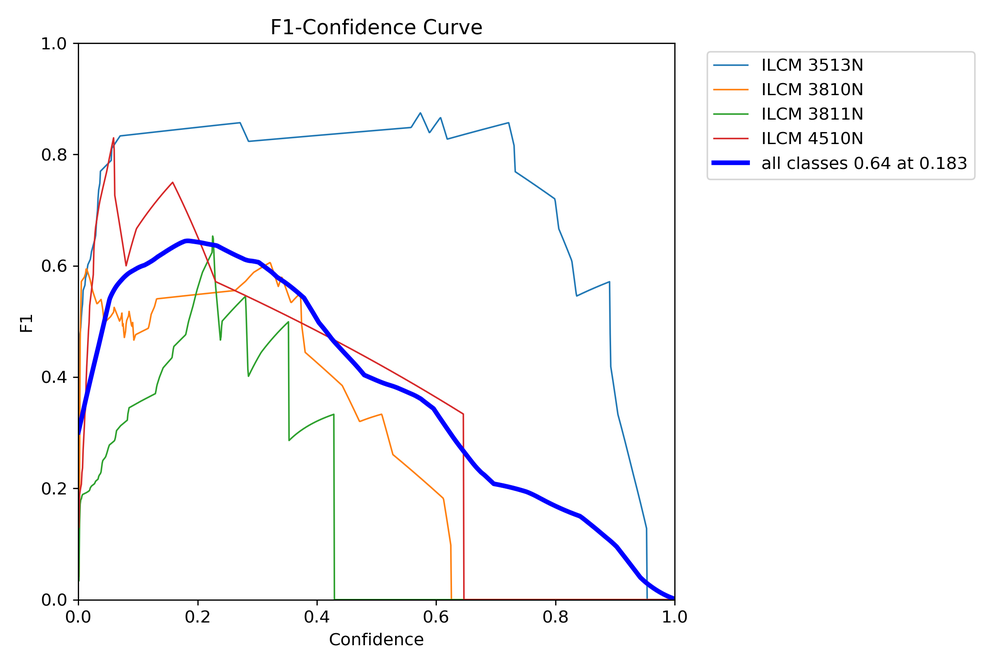
#> input picture implantdetect-training/models/checkpoints/train/F1_curve.png, 1000 x 667 px, shrunk from 2250 x 1500 before the run
$ python -i clahe.py   (imports and definitions only)
#> lines starting #> are read from the running program, lines starting #| are printed output that depends on the picture
#> further down, picture is the input picture: shape (667, 1000, 3); mean B, G, R 250, 248.8, 249.1
import cv2
import os
import glob
import shutil
import numpy as np
from tqdm import tqdm

# ================= CONFIGURAÇÕES =================
# Nome da pasta de entrada (resultado do script de estratificação)
INPUT_DATASET = 'dataset_rotulado_stratified'

# Nome da pasta de saída (onde ficarão as imagens com CLAHE)
OUTPUT_DATASET = 'dataset_rotulado_stratified_clahe'

# Parâmetros do CLAHE
CLIP_LIMIT = 2.0
TILE_GRID_SIZE = (8, 8)

# Caminhos Base
BASE_DIR = os.path.dirname(os.path.dirname(os.path.dirname(os.path.abspath(__file__))))
SRC_DIR = os.path.join(BASE_DIR, 'data', 'processed', INPUT_DATASET)
DEST_DIR = os.path.join(BASE_DIR, 'data', 'processed', OUTPUT_DATASET)

def apply_clahe(image):
    """
    Aplica CLAHE em imagens coloridas (LAB) ou em tons de cinza.
    """
    # Se a imagem for carregada como None (erro de leitura)
    if image is None:
        return None

    # Verifica se é escala de cinza ou colorida
    if len(image.shape) == 2:  # Grayscale
        clahe = cv2.createCLAHE(clipLimit=CLIP_LIMIT, tileGridSize=TILE_GRID_SIZE)
        return clahe.apply(image)

    else:  # Colorida (BGR)
        # Converter para LAB (Luminosidade, A, B)
        lab = cv2.cvtColor(image, cv2.COLOR_BGR2LAB)
#> lab: shape (667, 1000, 3); mean of channels 0, 1, 2 249.6, 128.6, 127.6
        l, a, b = cv2.split(lab)
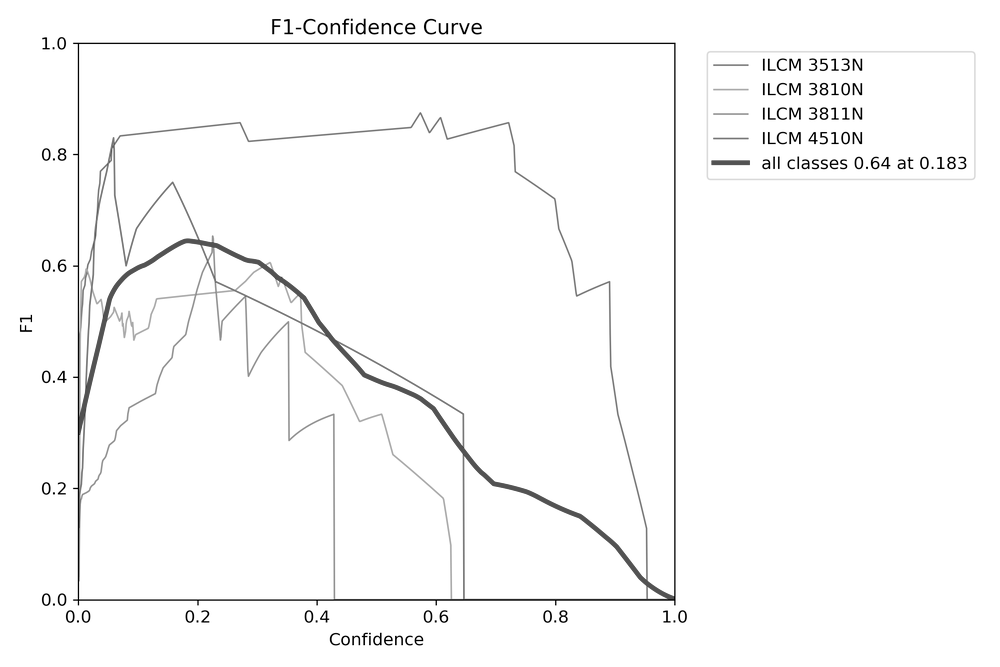
#> l: shape (667, 1000); min 0, max 255, mean 249.6
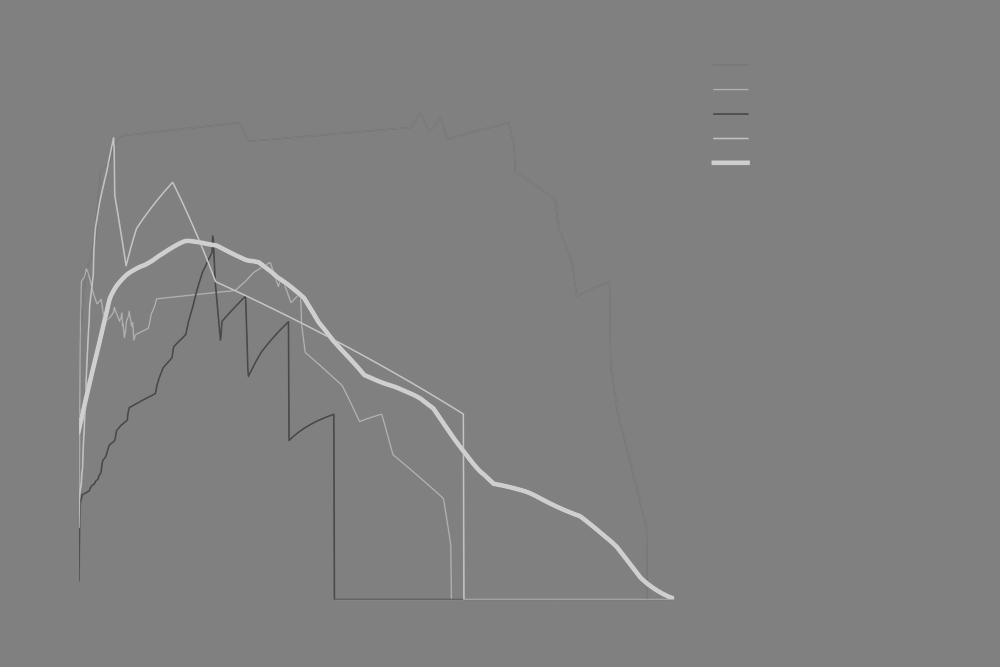
#> a: shape (667, 1000); min 69, max 207, mean 128.6

        # Aplicar CLAHE apenas no canal L (Luminosidade)
        clahe = cv2.createCLAHE(clipLimit=CLIP_LIMIT, tileGridSize=TILE_GRID_SIZE)
        l2 = clahe.apply(l)

        # Mesclar canais e converter de volta para BGR
        lab = cv2.merge((l2, a, b))
#> lab: shape (667, 1000, 3); mean of channels 0, 1, 2 249.3, 128.6, 127.6
        return cv2.cvtColor(lab, cv2.COLOR_LAB2BGR)

# [74 lines left out: functions process_subset, main, not called in this run]

# [2 lines not run here, left out]

>>> import cv2
>>> picture = cv2.imread('../../models/checkpoints/train/F1_curve.png')
>>> result = apply_clahe(picture)

$ run again, on implantdetect-training/models/checkpoints/train/confusion_matrix.png
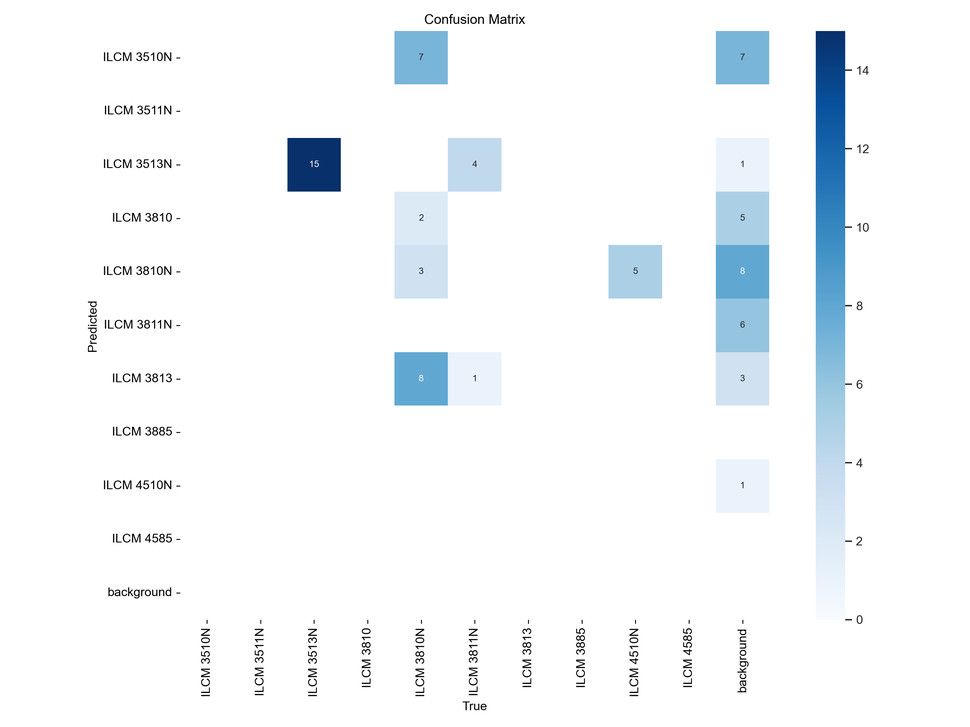
#> input picture implantdetect-training/models/checkpoints/train/confusion_matrix.png, 970 x 727 px, shrunk from 3000 x 2250 before the run
#> picture is the input picture: shape (727, 970, 3); mean B, G, R 250.1, 247.6, 244.2
#> in apply_clahe, `l, a, b = cv2.split(lab)`:
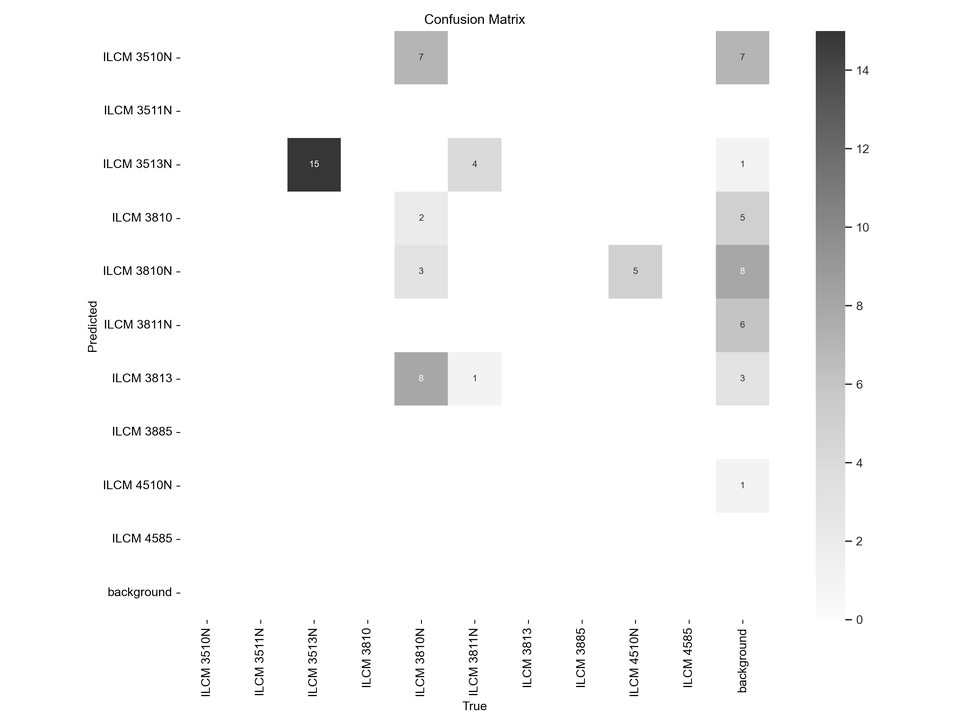
#> l: shape (727, 970); min 0, max 255, mean 247.7
#> in apply_clahe, `l, a, b = cv2.split(lab)`:
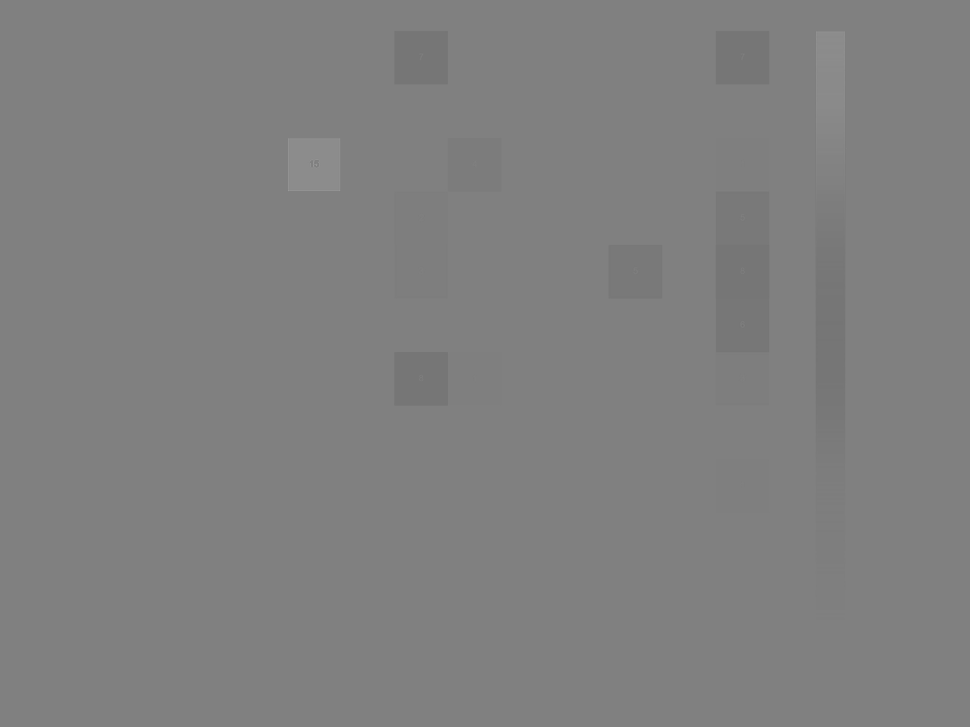
#> a: shape (727, 970); min 113, max 153, mean 127.7
